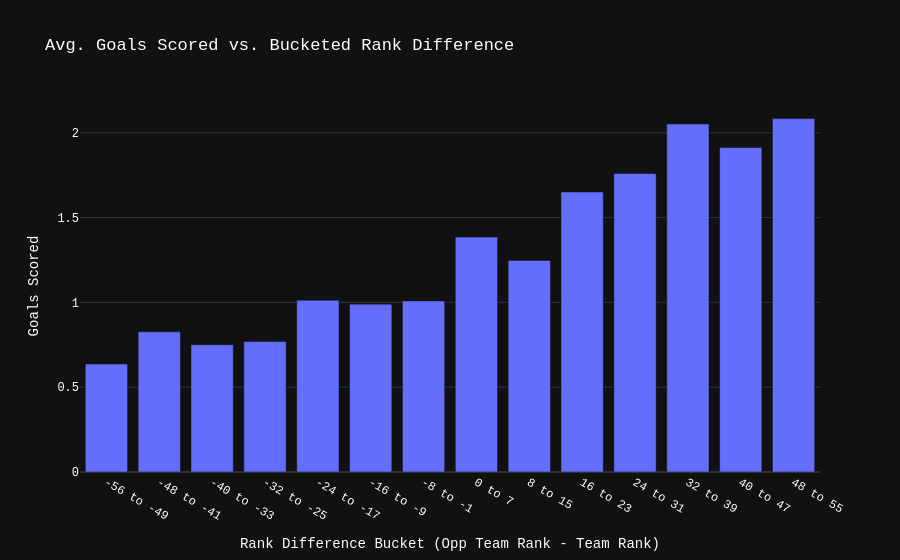

Source (notebook cell):
### Code cell
# 1. Calculate the rank difference.
df = df_base.copy()
df['rank_diff'] = df['opp_rank'] - df['rank']

# 2. Bucketize the rank difference into intervals of size 4.
# We define the edges of the bins from -32 to +32 with a step of 4.
b_size = 8
max_abs_diff = 50 # df['rank_diff'].abs().max()
# Ensure bins cover the full range of data, stepping by 4
bin_edge = int(np.ceil(max_abs_diff / b_size) * b_size)
bins = np.arange(-bin_edge, bin_edge + 1, b_size)

# Create meaningful labels for each bucket.
labels = [f'{i} to {i + b_size - 1}' for i in bins[:-1]]

df['rank_diff_bucket'] = pd.cut(
    df['rank_diff'],
    bins=bins,
    labels=labels,
    right=False, # Intervals are [left, right)
    include_lowest=True
)

# 3. Group by the rank difference bucket and calculate home win probability.
# We use observed=False to include all possible buckets in the output, even if empty.
win_prob_by_bucket = (
    df.groupby('rank_diff_bucket', observed=False)['score']
    .mean()
    .reset_index(name='mean_score')
)

# 4. Create the bar plot.
fig = px.bar(
    win_prob_by_bucket,
    x='rank_diff_bucket',
    y='mean_score',
    title='Avg. Goals Scored vs. Bucketed Rank Difference',
    labels={
        'Rank_Diff_Bucket': 'Rank Difference Bucket (Opp Team Rank - Team Rank)',
        'mean_score': 'Avg. Goals Scored'
    },
    template='plotly_dark'
)

# 5. Update the layout for better readability and aesthetics.
fig.update_layout(
    xaxis_title="Rank Difference Bucket (Opp Team Rank - Team Rank)",
    yaxis_title="Goals Scored",
    yaxis=dict(
        #tickformat=".0%",  # Format y-axis labels as percentages
        #range=[0, 1]       # Set y-axis range from 0 to 1
    ),
    font=dict(
        family="Courier New, monospace",
        size=12,
        color="white"
    )
)

fig.show()

### Figure 1 — Plotly figure (JSON) as saved in the notebook; plotly's stock layout.template omitted (floating-point values rounded to 4 significant figures)
{"data": [{"hovertemplate": "rank_diff_bucket=%{x}<br>Avg. Goals Scored=%{y}<extra></extra>", "legendgroup": "", "marker": {"color": "#636efa", "pattern": {"shape": ""}}, "name": "", "orientation": "v", "showlegend": false, "textposition": "auto", "type": "bar", "x": ["-56 to -49", "-48 to -41", "-40 to -33", "-32 to -25", "-24 to -17", "-16 to -9", "-8 to -1", "0 to 7", "8 to 15", "16 to 23", "24 to 31", "32 to 39", "40 to 47", "48 to 55"], "xaxis": "x", "y": [0.6364, 0.8261, 0.75, 0.7692, 1.013, 0.9896, 1.009, 1.385, 1.247, 1.651, 1.759, 2.051, 1.913, 2.083], "yaxis": "y"}], "layout": {"barmode": "relative", "font": {"color": "white", "family": "Courier New, monospace", "size": 12}, "legend": {"tracegroupgap": 0}, "title": {"text": "Avg. Goals Scored vs. Bucketed Rank Difference"}, "xaxis": {"anchor": "y", "domain": [0, 1], "title": {"text": "Rank Difference Bucket (Opp Team Rank - Team Rank)"}}, "yaxis": {"anchor": "x", "domain": [0, 1], "title": {"text": "Goals Scored"}}}}
